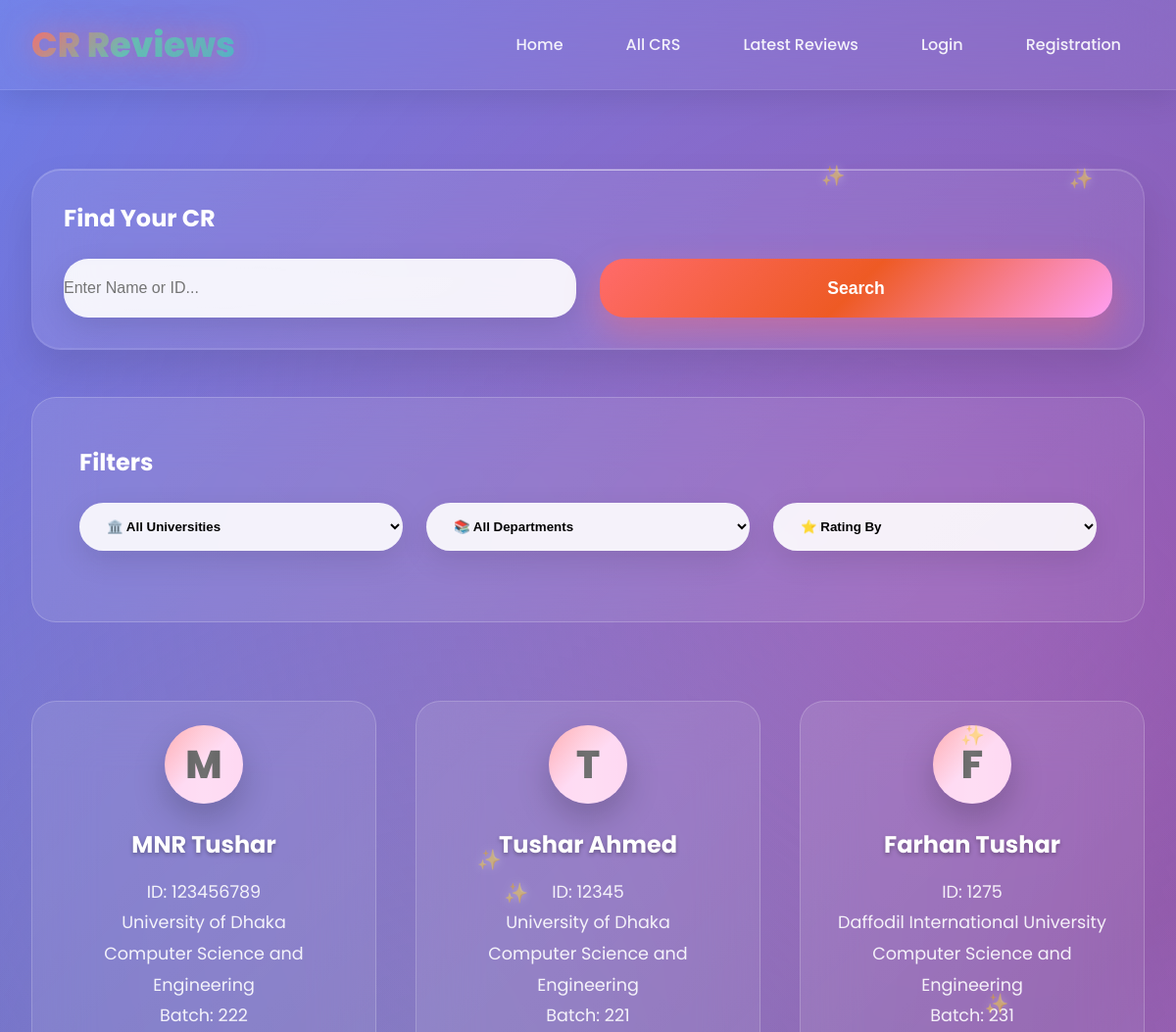
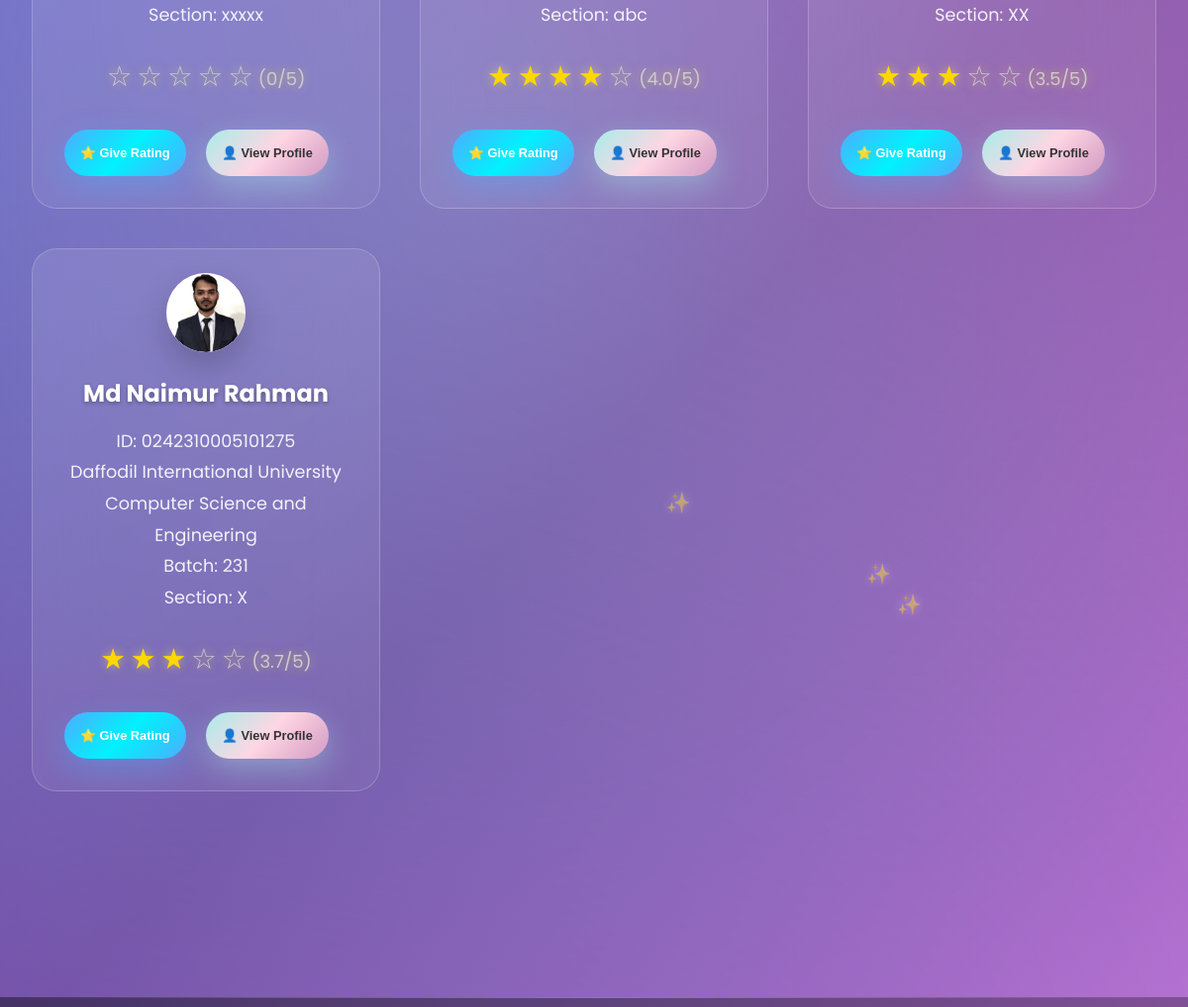
The app's page /all_cr/ (upper part), older data (2 pictures, top to bottom).
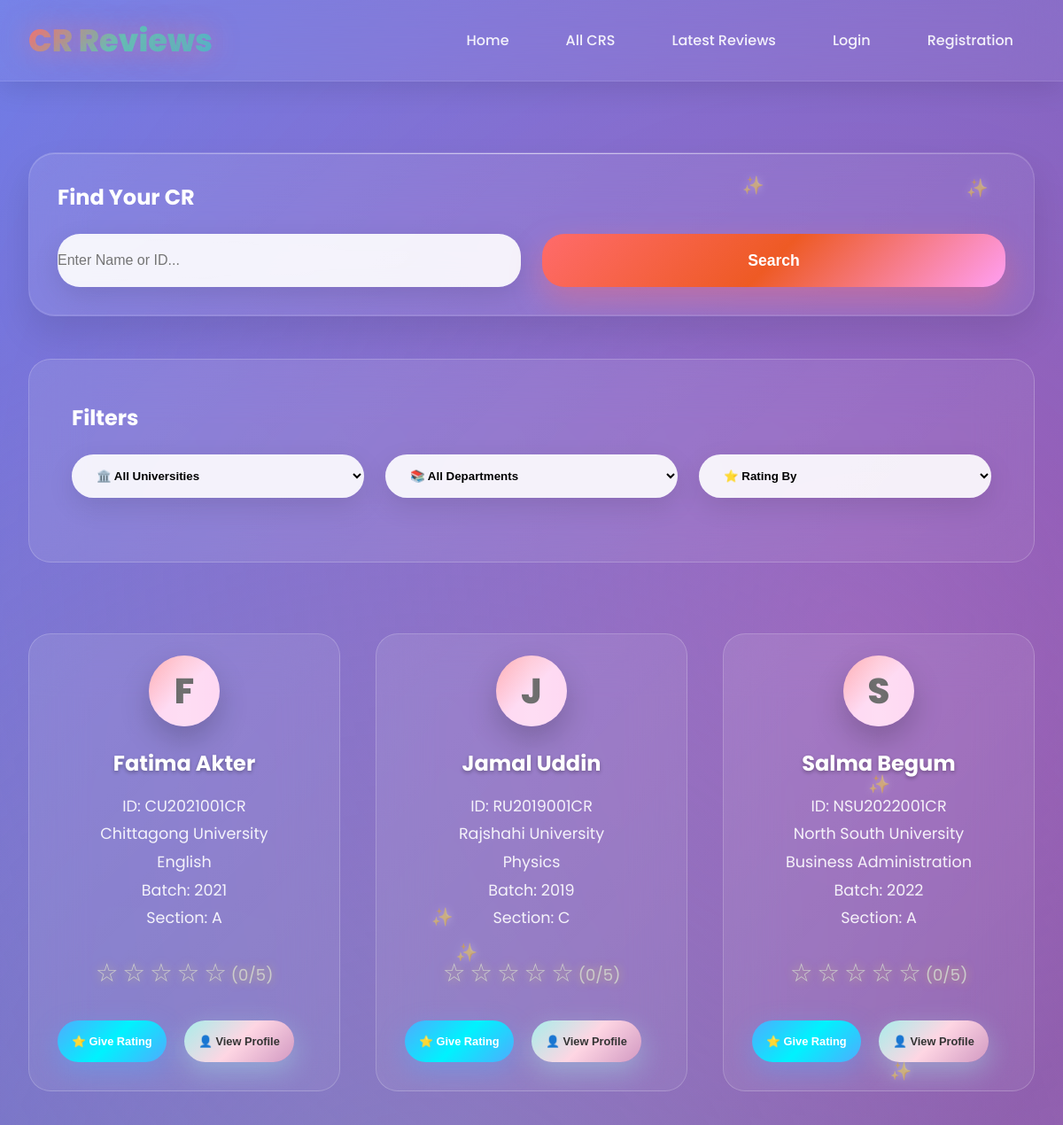
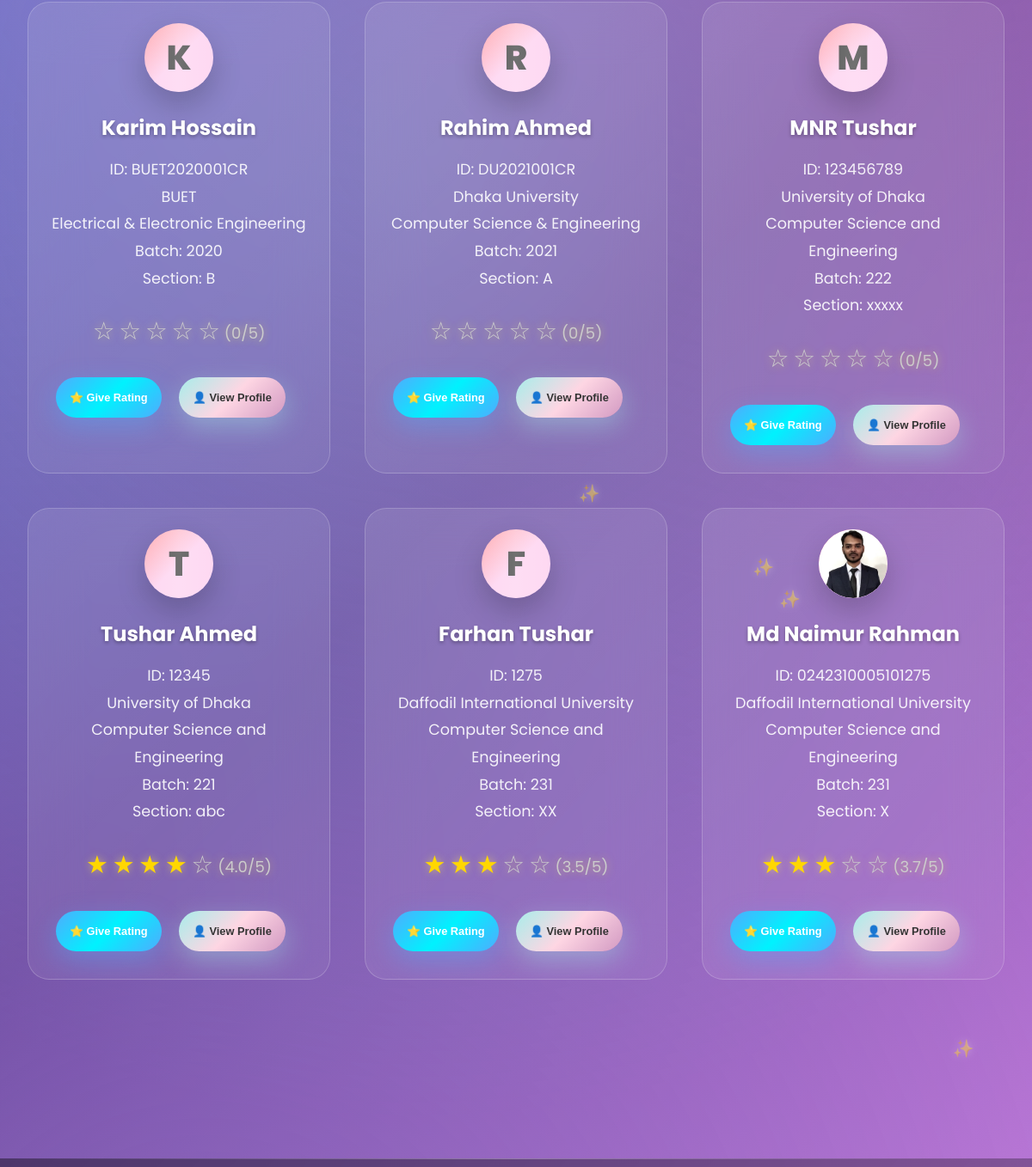
The same page, newer data (2 pictures, top to bottom).
### cr/models.py (models this page shows, shortened)
class CrProfile(models.Model):
    user=models.OneToOneField('userprofile.User', on_delete=models.CASCADE,related_name='cr_profile')
    university=models.ForeignKey(University, on_delete=models.CASCADE,related_name='cr_profile')
    department=models.ForeignKey(Department, on_delete=models.CASCADE,related_name='cr_profile')
    profile_picture = models.ImageField(upload_to='cr_profile_pictures/', blank=True, null=True)
    name = models.CharField(max_length=100)
    email = models.EmailField(blank=True, null=True)
    phone = models.CharField(max_length=30, blank=True, null=True)
    st_id = models.CharField(max_length=50, unique=True)
    batch = models.CharField(max_length=20)
    section = models.CharField(max_length=10)
    bio = models.TextField(blank=True, null=True)
    slug = models.SlugField(unique=True, blank=True)
    created_at=models.DateTimeField(auto_now_add=True)
    updated_at=models.DateTimeField(auto_now=True)
    deleted_at=models.DateTimeField(auto_now=True,blank=True,null=True)
    @property
    def average_rating(self):
        avg=self.cr_reviews.aggregate(Avg('rating'))['rating__avg']
        return round(avg,1) if avg else 0

class University(models.Model):
    Public = "Public"
    Private = "Private"
    university_type = [
        (Public,"Public"),
        (Private,"Private"),
    ]
    title =models.CharField(max_length=100,unique=True,blank=False,null=False)
    type =models.CharField(max_length=100,choices=university_type)
    address=models.CharField(max_length=150, blank=True, null=True)
    slug=models.SlugField(blank=True,unique=True)
    created_at=models.DateTimeField(auto_now_add=True)
    updated_at=models.DateTimeField(auto_now=True)
    daleted_at=models.DateTimeField(auto_now=True,blank=True,null=True)
    def __str__(self):
        return self.title

class Department(models.Model):
    university=models.ForeignKey(University, on_delete=models.CASCADE,related_name='departments')
    title=models.CharField(max_length=50,unique=True,blank=False,null=False)
    code=models.CharField(max_length=50,unique=True,blank=True,null=True)
    slug=models.SlugField(blank=True,unique=True)
    created_at=models.DateTimeField(auto_now_add=True)
    updated_at=models.DateTimeField(auto_now=True)
    daleted_at=models.DateTimeField(auto_now=True,blank=True,null=True)
    def __str__(self):
        return self.title

### cr/views.py (the view)
# urls.py: path('all_cr/',all_cr,name='all_cr'),
def all_cr(request):
    crs = CrProfile.objects.all().order_by('-created_at')
    paginator = Paginator(crs, 12)
    page_number =  request.GET.get('page',1)
    try:
        crs = paginator.page(page_number)
    except PageNotAnInteger:
        crs = paginator.page(1)
    except EmptyPage:
        crs = paginator.page(1)
    context={
        'cr':crs,
        'paginator':paginator
    }
    return render(request,'all_cr.html',context)

### templates/all_cr.html (shortened to what this page needs)
{% extends 'base.html' %}
{% load static %}
{% block content %}
    <div id="all-cr" class="page">
        <div class="container">
            <div class="search-section">
                <h3 style="color: white; margin-bottom: 1.5rem; font-size: 1.5rem; font-weight: 700;">Find Your CR</h3>
                <div class="search-bar">
                    <input type="text" class="search-input" placeholder="Enter Name or ID...">
                    <button class="search-btn">Search</button>
                </div>
            </div>
            <div class="filter-section">
                <h3 style="color: white; margin-bottom: 1.5rem; font-size: 1.5rem; font-weight: 700;">Filters</h3>
                <div class="filter-row">
                    <select class="filter-select">
                        <option>🏛️ All Universities</option>
                    </select>
                    <select class="filter-select">
                        <option>📚 All Departments</option>
                    </select>
                    <select class="filter-select">
                        <option>⭐ Rating By</option>
                    </select>
                </div>
            </div>
            <div class="section">
                <div class="grid">
                    {% for cr in cr%}
                        {% include "cr_card.html" %}
                    {% endfor %}
                </div>
            </div>
        </div>
    </div>
{% endblock content %}

### templates/base.html (shortened to what this page needs)
<!DOCTYPE html>
<html lang="en">
{% load static %}
<head>
    <link rel="stylesheet" href="{% static 'style.css' %}">
</head>
<body>
    <nav class="navbar">
        <div class="nav-container">
            <a href="home.html" class="logo">CR Reviews</a>
            <ul class="nav-links">
                <li><a href="{% url 'home' %}" class="nav-link">Home</a></li>
                <li><a href="{% url 'all_cr' %}" class="nav-link" >All CRS</a></li>
                <li><a href="{% url 'latest_reviews' %}" class="nav-link" >Latest Reviews</a></li>
                {% if user.is_authenticated %}
                <li class="user-dropdown">
                <a href="#" class="nav-link user-profile-btn">
                    <span class="user-avatar">T</span>
                    <span class="user-name">Tushar</span>
                    <span class="dropdown-arrow">▼</span>
                </a>
                <div class="dropdown-menu">
                    <div class="dropdown-header">
                        <div class="user-avatar-large">T</div>
                        <div class="user-info">
                            <strong>Tushar</strong>
                            <small>Admin</small>
                        </div>
                    </div>
                    <div class="dropdown-divider"></div>
                    <a href="" class="dropdown-item">
                        <span class="dropdown-icon">👤</span>
                        My Profile
                    </a>
                    <a href="" class="dropdown-item">
                        <span class="dropdown-icon">⭐</span>
                        My Reviews
                    </a>
                    <a href="" class="dropdown-item">
                        <span class="dropdown-icon">⚙️</span>
                        Settings
                    </a>
                    <div class="dropdown-divider"></div>
                    <a href="{% url 'logout' %}" class="dropdown-item logout-btn">
                        <span class="dropdown-icon">🚪</span>
                        Logout
                    </a>
                </div>
                </li>
                {% else %}
                <li><a href="{% url 'login'%}" class="nav-link" >Login</a></li>
                <li><a href="{%url 'registration'%}" class="nav-link">Registration</a></li>
                {% endif %}
            </ul>
        </div>
    </nav>
    {% block content %}
    {% endblock content %}
    {% include 'footer.html' %}
</body>
</html>

### templates/cr_card.html
<div class="card">
  <div class="profile-photo">
    {% if cr.profile_picture %}
    <img src="{{ cr.profile_picture.url }}" alt="{{ cr.name }}" />
    {% else %}
    <span>{{ cr.name|first|upper }}</span>
    {% endif %}
  </div>
  <div class="cr-name">{{cr.name}}</div>
  <div class="cr-details">
    ID: {{cr.st_id}}<br />
    {{cr.university}}<br />
    {{cr.department}}<br />
    Batch: {{cr.batch}}<br />
    Section: {{cr.section}}<br />
  </div>
  <div class="rating">
    {% for i in "12345" %} {% if forloop.counter <= cr.average_rating %}
    <span class="star filled">★</span>
    {% else %}
    <span class="star">☆</span>
    {% endif %} {% endfor %}
    <span class="star_avg">({{ cr.average_rating }}/5)</span>
  </div>
  <button
    class="btn"
    onclick="event.stopPropagation(); openRatingModal('Ahmed Hasan')"
  >
    ⭐ Give Rating
  </button>
  <button
    class="btn btn-secondary"
    onclick="window.location.href='{% url 'cr_profile' cr.slug %}'">
    👤 View Profile
  </button>
</div>

### templates/footer.html (shortened to what this page needs)
<footer class="footer">
    </footer>

Row changes from the older to the newer data that the page shows:
added CrProfile: name|first "F", name "Fatima Akter", st_id "CU2021001CR", university "Chittagong University", department "English", batch "2021", section "A", average_rating "0"
added CrProfile: name|first "J", name "Jamal Uddin", st_id "RU2019001CR", university "Rajshahi University", department "Physics", batch "2019", section "C", average_rating "0"
added CrProfile: name|first "S", name "Salma Begum", st_id "NSU2022001CR", university "North South University", department "Business Administration", batch "2022", section "A", average_rating "0"
added CrProfile: name|first "K", name "Karim Hossain", st_id "BUET2020001CR", university "BUET", department "Electrical & Electronic Engineering", batch "2020", section "B", average_rating "0"
added CrProfile: name|first "R", name "Rahim Ahmed", st_id "DU2021001CR", university "Dhaka University", department "Computer Science & Engineering", batch "2021", section "A", average_rating "0"
